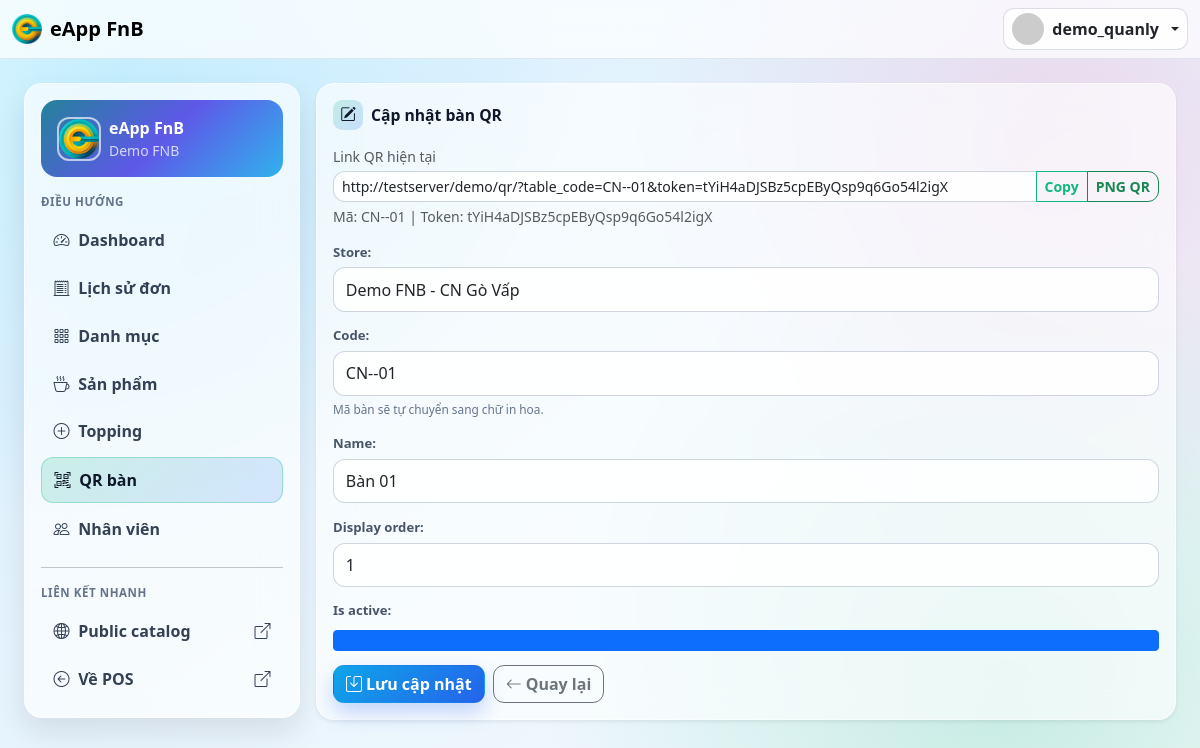
Page /quanly/qr-tables/61/edit/ (signed in) on the committed database.
### App_Accounts/models.py (models this page shows, shortened)
class User(AbstractUser):
    class Role(models.TextChoices):
        MANAGER = 'MANAGER', 'Manager'
        STAFF = 'STAFF', 'Staff'
    role = models.CharField(max_length=20, choices=Role.choices, default=Role.STAFF)
    tenant = models.ForeignKey(
        'App_Tenant.Tenant',
        on_delete=models.PROTECT,
        related_name='users',
        null=True,
        blank=True,
    )
    class Meta:
        constraints = [
            models.CheckConstraint(
                check=Q(role='STAFF') | Q(tenant__isnull=False),
                name='chk_manager_requires_tenant',
            ),
            models.UniqueConstraint(
                fields=['tenant'],
                condition=Q(role='MANAGER') & Q(tenant__isnull=False),
                name='uq_manager_per_tenant',
            ),
        ]
        indexes = [
            models.Index(fields=['tenant', 'role']),
        ]
    @property
    def is_manager(self):
        return self.role == self.Role.MANAGER

### App_Tenant/models.py (models this page shows, shortened)
class Tenant(TimeStampedModel):
    name = models.CharField(max_length=150)
    public_slug = models.SlugField(max_length=120, unique=True, validators=[validate_public_slug])
    is_active = models.BooleanField(default=True)
    class Meta:
        ordering = ['name']

class Store(TimeStampedModel):
    tenant = models.ForeignKey(Tenant, on_delete=models.CASCADE, related_name='stores')
    name = models.CharField(max_length=150)
    slug = models.SlugField(max_length=120)
    address = models.CharField(max_length=255, blank=True)
    is_active = models.BooleanField(default=True)
    is_default = models.BooleanField(default=False)
    class Meta:
        ordering = ['tenant__name', 'name']
        constraints = [
            models.UniqueConstraint(fields=['tenant', 'slug'], name='uq_store_tenant_slug'),
            models.UniqueConstraint(
                fields=['tenant'],
                condition=Q(is_default=True),
                name='uq_default_store_per_tenant',
            ),
        ]
        indexes = [
            models.Index(fields=['tenant', 'is_active']),
        ]
    def __str__(self):
        return f'{self.tenant.name} - {self.name}'

### App_Sales/models.py (models this page shows, shortened)
class DiningTable(TimeStampedModel):
    tenant = models.ForeignKey('App_Tenant.Tenant', on_delete=models.CASCADE, related_name='dining_tables')
    store = models.ForeignKey('App_Tenant.Store', on_delete=models.CASCADE, related_name='dining_tables')
    code = models.CharField(max_length=40)
    name = models.CharField(max_length=120)
    qr_token = models.CharField(max_length=64, unique=True, default=generate_qr_token, editable=False)
    is_active = models.BooleanField(default=True)
    display_order = models.PositiveIntegerField(default=0)
    class Meta:
        constraints = [
            models.UniqueConstraint(fields=['store', 'code'], name='uq_dining_table_store_code'),
        ]
        indexes = [
            models.Index(fields=['tenant', 'store', 'is_active']),
            models.Index(fields=['store', 'display_order']),
        ]
        ordering = ['display_order', 'id']

### App_Quanly/views.py (the view)
# urls.py: path('qr-tables/<int:pk>/edit/', views.qr_table_edit, name='qr_table_edit'),
@manager_required
def qr_table_edit(request, pk):
    tenant = _tenant_or_404(request.user)
    table = get_object_or_404(DiningTable, pk=pk, tenant=tenant)
    form = DiningTableForm(request.POST or None, instance=table, tenant=tenant)
    if request.method == 'POST':
        if form.is_valid():
            table = form.save()
            messages.success(request, f'Đã cập nhật bàn "{table.name}".')
            return redirect('App_Quanly:qr_tables')
        messages.error(request, 'Không thể cập nhật bàn QR, vui lòng kiểm tra dữ liệu.')
    return render(
        request,
        'App_Quanly/qr_table_edit.html',
        {
            'form': form,
            'table': table,
            'qr_url': _build_table_qr_url(request, tenant_slug=tenant.public_slug, table=table),
        },
    )

### templates/App_Quanly/qr_table_edit.html (shortened to what this page needs)
{% extends 'App_Quanly/_layout.html' %}
{% block quanly_content %}
<div class="card border-0 shadow-sm">
    <div class="card-body">
        <h2 class="admin-card-title">
            <i class="bi bi-pencil-square"></i>
            Cập nhật bàn QR
        </h2>
        <div class="mb-3">
            <label class="form-label small text-muted mb-1">Link QR hiện tại</label>
            <div class="input-group input-group-sm">
                <input class="form-control" value="{{ qr_url }}" readonly>
                <button class="btn btn-outline-primary" type="button" onclick="copyQrLink('{{ qr_url|escapejs }}')">Copy</button>
                <a class="btn btn-outline-success" href="{% url 'App_Quanly:qr_table_png' table.id %}">PNG QR</a>
            </div>
            <div class="small text-muted mt-1">Mã: {{ table.code }} | Token: {{ table.qr_token }}</div>
        </div>
        <form method="post">
            {{ form.as_p }}
            <div class="d-flex gap-2">
                <button class="btn btn-primary" type="submit">
                    <i class="bi bi-save me-1"></i>Lưu cập nhật
                </button>
                <a class="btn btn-outline-secondary" href="{% url 'App_Quanly:qr_tables' %}">
                    <i class="bi bi-arrow-left me-1"></i>Quay lại
                </a>
            </div>
        </form>
    </div>
</div>
{% endblock %}

### templates/App_Quanly/_layout.html (shortened to what this page needs)
{% extends 'App_Core/base.html' %}
{% load static %}
{% block body_class %}quanly-page{% endblock %}
{% block container_class %}container-fluid py-4 px-3 px-xl-4{% endblock %}
{% block content %}
<div class="row g-3 quanly-shell">
    <div class="col-12 col-lg-3">
        <div class="glass-panel p-3">
            <div class="card-body">
                <div class="admin-tenant-card mb-3">
                    <div class="d-flex align-items-center gap-2">
                        <img class="admin-tenant-logo" src="{% static 'images/logo/eapp.png' %}" alt="eApp FnB">
                        <div>
                            <div class="fw-bold">eApp FnB</div>
                            <div class="small opacity-75">{{ user.tenant.name|default:'Tenant' }}</div>
                        </div>
                    </div>
                </div>
                <div class="admin-section-title">Điều hướng</div>
                <div class="d-flex flex-column gap-1">
                    <a class="admin-nav-link {% if request.path == '/quanly/' %}active{% endif %}" href="{% url 'App_Quanly:dashboard' %}">
                        <i class="bi bi-speedometer2"></i> Dashboard
                    </a>
                    <a class="admin-nav-link {% if '/quanly/orders/' in request.path %}active{% endif %}" href="{% url 'App_Quanly:orders' %}">
                        <i class="bi bi-receipt-cutoff"></i> Lịch sử đơn
                    </a>
                    <a class="admin-nav-link {% if '/quanly/categories/' in request.path %}active{% endif %}" href="{% url 'App_Quanly:categories' %}">
                        <i class="bi bi-grid-3x3-gap"></i> Danh mục
                    </a>
                    <a class="admin-nav-link {% if '/quanly/products/' in request.path or '/quanly/units/' in request.path %}active{% endif %}" href="{% url 'App_Quanly:products' %}">
                        <i class="bi bi-cup-hot"></i> Sản phẩm
                    </a>
                    <a class="admin-nav-link {% if '/quanly/toppings/' in request.path or '/quanly/product-toppings/' in request.path %}active{% endif %}" href="{% url 'App_Quanly:toppings' %}">
                        <i class="bi bi-plus-circle"></i> Topping
                    </a>
                    <a class="admin-nav-link {% if '/quanly/qr-tables/' in request.path %}active{% endif %}" href="{% url 'App_Quanly:qr_tables' %}">
                        <i class="bi bi-qr-code-scan"></i> QR bàn
                    </a>
                    <a class="admin-nav-link {% if '/quanly/staffs/' in request.path %}active{% endif %}" href="{% url 'App_Quanly:staffs' %}">
                        <i class="bi bi-people"></i> Nhân viên
                    </a>
                </div>
                <hr class="my-3">
                <div class="admin-section-title">Liên kết nhanh</div>
                <div class="d-flex flex-column gap-1">
                    {% if user.tenant %}
                    <a class="admin-nav-link" href="{% url 'App_Public:tenant_catalog' user.tenant.public_slug %}" target="_blank" rel="noopener">
                        <i class="bi bi-globe2"></i> Public catalog
                        <i class="bi bi-box-arrow-up-right ms-auto" aria-hidden="true"></i>
                    </a>
                    {% endif %}
                    <a class="admin-nav-link" href="{% url 'App_Sales:pos' %}" target="_blank" rel="noopener">
                        <i class="bi bi-arrow-left-circle"></i> Về POS
                        <i class="bi bi-box-arrow-up-right ms-auto" aria-hidden="true"></i>
                    </a>
                </div>
            </div>
        </div>
    </div>
    <div class="col-12 col-lg-9">
        {% block quanly_content %}{% endblock %}
    </div>
</div>
{% endblock %}

### templates/App_Core/base.html (shortened to what this page needs)
{% load static %}
<!DOCTYPE html>
<html lang="vi">
<head>
    <link href="https://cdn.jsdelivr.net/npm/bootstrap@5.3.2/dist/css/bootstrap.min.css" rel="stylesheet">
    <link rel="stylesheet" href="https://cdn.jsdelivr.net/npm/bootstrap-icons@1.11.1/font/bootstrap-icons.css">
</head>
<body class="bg-light {% block body_class %}{% endblock %}">
<nav class="navbar navbar-expand-lg bg-white border-bottom sticky-top">
    <div class="container-fluid">
        <a class="navbar-brand fw-bold d-flex align-items-center gap-2" href="{% if user.is_authenticated %}{% url 'App_Sales:pos' %}{% else %}{% url 'App_Accounts:login' %}{% endif %}">
            <img src="{% static 'images/logo/eapp.png' %}" alt="eApp FnB" style="height: 30px; width: 30px; object-fit: cover; border-radius: 6px;">
            <span>eApp FnB</span>
        </a>
        <div class="ms-auto d-flex align-items-center gap-2">
            <div class="dropdown">
                <button class="btn account-trigger dropdown-toggle d-flex align-items-center gap-2 px-2 py-1" type="button" data-bs-toggle="dropdown" aria-expanded="false">
                    {% if user.is_authenticated %}
                    <img src="https://ui-avatars.com/api/?name={{ user.username }}&background=0D8ABC&color=fff" class="rounded-circle" width="32" height="32" alt="Avatar">
                    <span class="fw-bold d-none d-lg-inline">{{ user.username }}</span>
                    {% else %}
                    <img src="https://ui-avatars.com/api/?name=Public&background=64748B&color=fff" class="rounded-circle" width="32" height="32" alt="Public">
                    <span class="fw-bold d-none d-lg-inline">Public</span>
                    {% endif %}
                </button>
            </div>
        </div>
    </div>
</nav>
<div class="{% block container_class %}container-fluid py-3{% endblock %}">
    {% block content %}{% endblock %}
</div>
<div id="toastContainer" class="toast-container position-fixed top-0 end-0 p-3" style="z-index:1081;"></div>
</body>
</html>

### rows in the picture
User: username "demo_quanly", tenant.name "Demo FNB"
DiningTable: code "CN--01", qr_token "tYiH4aDJSBz5cpEByQsp9q6Go54l2igX", store "Demo FNB - CN Gò Vấp", display_order "1", is_active "☑"
Tenant: name "Bàn 01"
